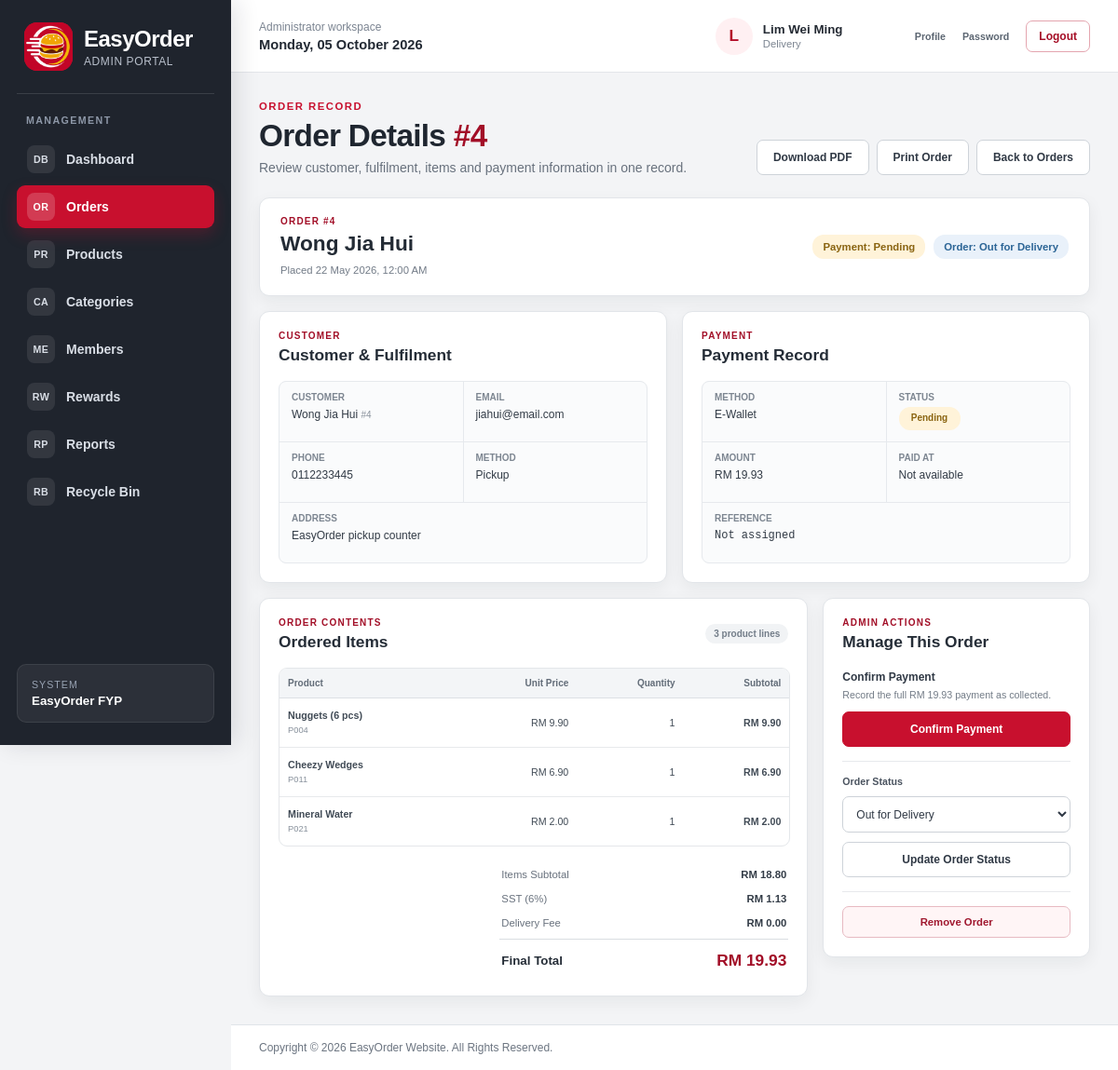
Page /admin_order_details.php?order_id=4 (signed in) on the earlier database version.
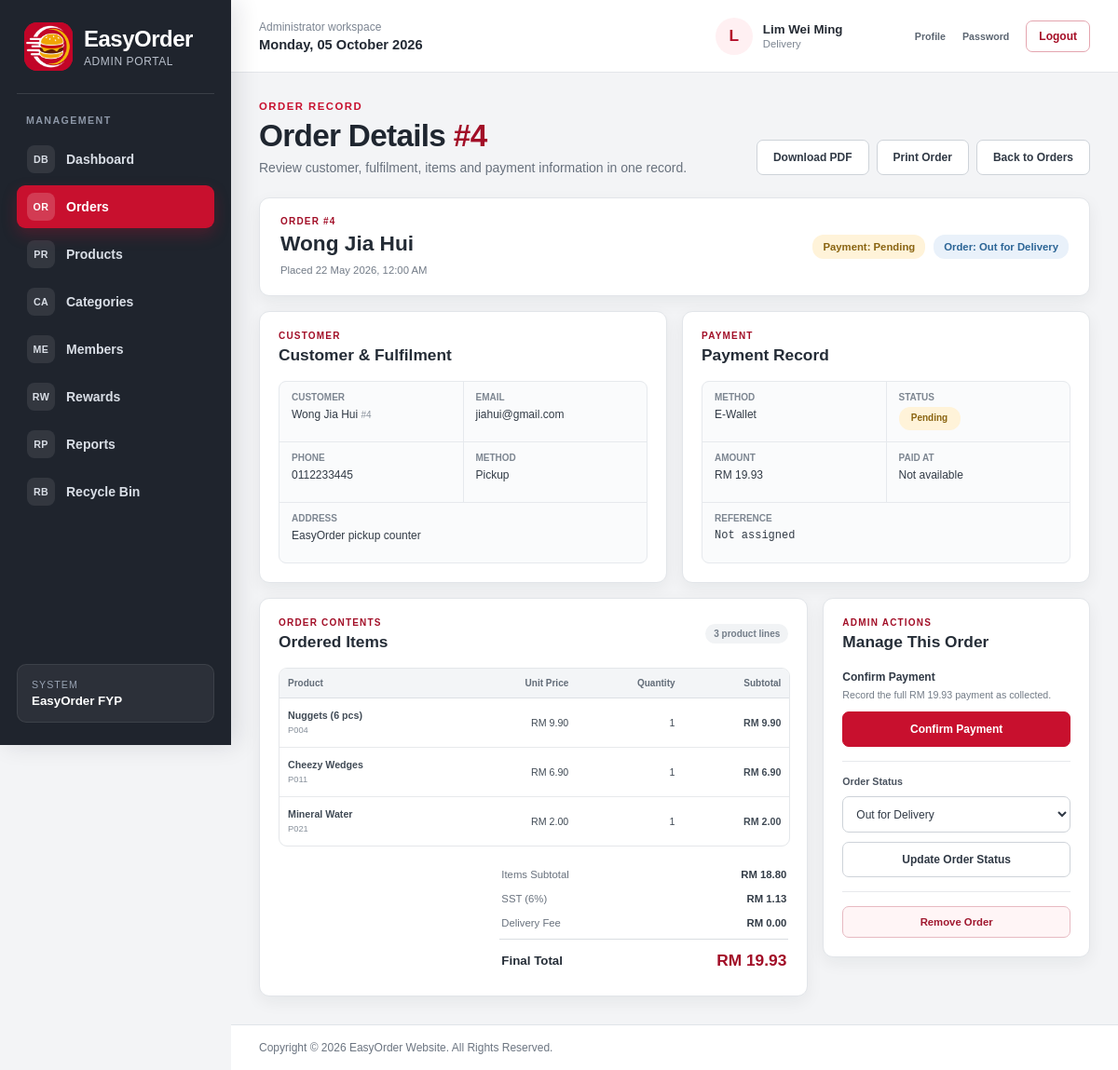
Same page on the later database version.
### tables this page shows
CREATE TABLE `orders` (
  `order_id` int(11) NOT NULL,
  `order_member` int(11) NOT NULL,
  `order_date` datetime NOT NULL,
  `order_total` decimal(7,2) NOT NULL,
  `order_payment` varchar(20) NOT NULL,
  `order_payment_status` varchar(20) NOT NULL DEFAULT 'Pending',
  `order_delivery` varchar(5) NOT NULL,
  `order_address` varchar(255) NOT NULL,
  `order_status` varchar(20) NOT NULL,
  `order_isDelete` int(1) NOT NULL DEFAULT 0
);

CREATE TABLE `member` (
  `member_id` int(11) NOT NULL,
  `member_name` varchar(100) NOT NULL,
  `member_email` varchar(100) NOT NULL,
  `member_password` varchar(255) NOT NULL,
  `member_phone` varchar(15) NOT NULL,
  `member_gender` varchar(10) NOT NULL,
  `member_dob` date NOT NULL,
  `member_address` varchar(140) NOT NULL DEFAULT '',
  `member_state` varchar(30) NOT NULL,
  `member_city` varchar(50) NOT NULL,
  `member_postcode` char(5) NOT NULL,
  `member_points` int(6) NOT NULL DEFAULT 0,
  `member_joindate` date NOT NULL,
  `member_isDelete` int(1) NOT NULL DEFAULT 0
);

### order_pricing_helpers.php (called while the page is built, shortened)
<?php
if(!function_exists("easyorder_money"))
{
	function easyorder_money($amount)
	{
		return round((float)$amount,2);
	}
}
if(!function_exists("easyorder_sst_amount"))
{
	function easyorder_sst_amount($subtotal)
	{
		return easyorder_money(max(0.00,(float)$subtotal)*EASYORDER_SST_RATE);
	}
}
if(!function_exists("easyorder_delivery_amount"))
{
	function easyorder_delivery_amount($delivery_method)
	{
		return in_array((string)$delivery_method,array("Delivery","Yes"),true) ? EASYORDER_DELIVERY_FEE : 0.00;
	}
}
?>

### admin_order_details.php (the view, shortened to what the changed rows need)
<?php
include("dataconnection.php");
require_once("admin_shell.php");
require_once("order_pricing_helpers.php");
function admin_order_details_html($value)
{
	return htmlspecialchars((string)$value,ENT_QUOTES,"ISO-8859-1");
}
function admin_order_details_datetime($value)
{
	if($value===null || $value==="")
	{
		return "Not available";
	}
	$timestamp = strtotime((string)$value);
	return $timestamp===false ? "Not available" : date("d M Y, h:i A",$timestamp);
}
function admin_order_details_status_class($status)
{
	$normalised = strtolower(trim((string)$status));
	if(in_array($normalised,array("preparing","ready for pickup","out for delivery","processing"),true))
	{
		return "status-info";
	}
	return "status-warning";
}
$requested_order_id = filter_var($_GET["order_id"] ?? null,FILTER_VALIDATE_INT,array("options"=>array("min_range"=>1)));
$order_id = $requested_order_id===false ? 0 : (int)$requested_order_id;
$order = null;
$items = array();
$page_error = "";
if($order_id<=0)
{
	$http_status = 404;
	$page_error = "This order is unavailable.";
}
else
{
	$order_sql = "SELECT o.order_id,o.order_date,o.order_total,o.order_payment,o.order_payment_status,o.order_delivery,o.order_address,o.order_status,"
		."m.member_id,m.member_name,m.member_email,m.member_phone,m.member_address,m.member_city,m.member_state,m.member_postcode,"
		."p.payment_reference,p.payment_method AS saved_payment_method,p.payment_amount,p.payment_status AS saved_payment_status,p.payment_paid_at,p.payment_created_at "
		."FROM orders o INNER JOIN member m ON m.member_id=o.order_member "
		."LEFT JOIN payments p ON p.payment_order=o.order_id "
		."WHERE o.order_id=? AND o.order_isDelete=0 LIMIT 1";
	$order_stmt = mysqli_prepare($connect,$order_sql);
	if(!$order_stmt)
	{
		$http_status = 500;
		$page_error = "Order details are temporarily unavailable. Please try again.";
	}
	else
	{
		mysqli_stmt_bind_param($order_stmt,"i",$order_id);
		if(mysqli_stmt_execute($order_stmt))
		{
			$order_result = mysqli_stmt_get_result($order_stmt);
			$order = mysqli_fetch_assoc($order_result) ?: null;
		}
		else
		{
			$http_status = 500;
			$page_error = "Order details are temporarily unavailable. Please try again.";
		}
	}
}
if($order)
{
	$item_stmt = mysqli_prepare($connect,"SELECT item_product,item_name,item_price,item_qty,item_subtotal FROM order_items WHERE item_order=? ORDER BY item_id");
	if($item_stmt)
	{
		mysqli_stmt_bind_param($item_stmt,"i",$order_id);
		if(mysqli_stmt_execute($item_stmt))
		{
			$item_result = mysqli_stmt_get_result($item_stmt);
			while($item = mysqli_fetch_assoc($item_result))
			{
				$items[] = $item;
			}
		}
		else
		{
			$http_status = 500;
			$page_error = "The items for this order are temporarily unavailable.";
		}
	}
	else
	{
		$http_status = 500;
		$page_error = "The items for this order are temporarily unavailable.";
	}
}
$item_subtotal = 0.00;
foreach($items as $item)
{
	$item_subtotal += (float)$item["item_subtotal"];
}
$sst_amount = easyorder_sst_amount($item_subtotal);
$delivery_fee = $order ? easyorder_delivery_amount($order["order_delivery"]) : 0.00;
$payment_status = $order ? (string)($order["saved_payment_status"] ?: $order["order_payment_status"]) : "";
$payment_method = $order ? (string)($order["saved_payment_method"] ?: $order["order_payment"]) : "";
$can_confirm_payment = $order && in_array(strtolower($payment_status),array("pending","unpaid"),true);
?>
<!DOCTYPE html>
<html lang="en">
<head>
<link rel="stylesheet" href="style.css">
<link rel="stylesheet" href="admin_style.css">
</head>
<body class="admin-body">
<section class="admin-page-heading admin-order-detail-heading">
	<div>
		<h1>Order Details<?php if($order) { ?> <span>#<?php echo (int)$order["order_id"]; ?></span><?php } ?></h1>
	</div>
</section>
<?php if($page_error!=="") { ?>
	<section class="admin-order-unavailable">
		<span>!</span><h2>Order Unavailable</h2><p><?php echo admin_order_details_html($page_error); ?></p>
		<a class="admin-primary-button" href="admin_order.php">Return to Orders</a>
	</section>
<?php } else { ?>
<section class="admin-order-detail-hero">
	<div>
		<p>ORDER #<?php echo (int)$order["order_id"]; ?></p>
		<h2><?php echo admin_order_details_html($order["member_name"]); ?></h2>
		<span>Placed <?php echo admin_order_details_html(admin_order_details_datetime($order["order_date"])); ?></span>
	</div>
	<div class="admin-order-detail-statuses">
		<span class="admin-status-badge <?php echo admin_order_details_status_class($payment_status); ?>">Payment: <?php echo admin_order_details_html($payment_status); ?></span>
		<span class="admin-status-badge <?php echo admin_order_details_status_class($order["order_status"]); ?>">Order: <?php echo admin_order_details_html($order["order_status"]); ?></span>
	</div>
</section>
<div class="admin-order-detail-grid">
	<section class="admin-detail-card">
		<header><p>CUSTOMER</p><h2>Customer &amp; Fulfilment</h2></header>
		<dl class="admin-detail-list">
			<div><dt>Customer</dt><dd><?php echo admin_order_details_html($order["member_name"]); ?> <small>#<?php echo (int)$order["member_id"]; ?></small></dd></div>
			<div><dt>Email</dt><dd><?php echo admin_order_details_html($order["member_email"]); ?></dd></div>
			<div><dt>Phone</dt><dd><?php echo admin_order_details_html($order["member_phone"]); ?></dd></div>
			<div><dt>Method</dt><dd><?php echo $order["order_delivery"]==="Yes" ? "Delivery" : "Pickup"; ?></dd></div>
			<div class="wide"><dt>Address</dt><dd><?php echo $order["order_delivery"]==="Yes" ? admin_order_details_html($order["order_address"]) : "EasyOrder pickup counter"; ?></dd></div>
		</dl>
	</section>
	<section class="admin-detail-card">
		<header><p>PAYMENT</p><h2>Payment Record</h2></header>
		<dl class="admin-detail-list">
			<div><dt>Method</dt><dd><?php echo admin_order_details_html($payment_method); ?></dd></div>
			<div><dt>Status</dt><dd><span class="admin-status-badge <?php echo admin_order_details_status_class($payment_status); ?>"><?php echo admin_order_details_html($payment_status); ?></span></dd></div>
			<div><dt>Amount</dt><dd>RM <?php echo number_format((float)($order["payment_amount"] ?: $order["order_total"]),2); ?></dd></div>
			<div><dt>Paid At</dt><dd><?php echo admin_order_details_html(admin_order_details_datetime($order["payment_paid_at"])); ?></dd></div>
			<div class="wide"><dt>Reference</dt><dd class="admin-payment-reference"><?php echo $order["payment_reference"] ? admin_order_details_html($order["payment_reference"]) : "Not assigned"; ?></dd></div>
		</dl>
	</section>
	<section class="admin-detail-card admin-detail-items-card">
		<header><p>ORDER CONTENTS</p><h2>Ordered Items</h2><span><?php echo count($items); ?> product line<?php echo count($items)===1 ? "" : "s"; ?></span></header>
		<div class="admin-table-wrap">
			<table class="admin-detail-items-table">
				<thead><tr><th>Product</th><th>Unit Price</th><th>Quantity</th><th>Subtotal</th></tr></thead>
				<tbody>
				<?php foreach($items as $item) { ?>
				<tr>
					<td><strong><?php echo admin_order_details_html($item["item_name"]); ?></strong><small><?php echo admin_order_details_html($item["item_product"]); ?></small></td>
					<td>RM <?php echo number_format((float)$item["item_price"],2); ?></td>
					<td><?php echo (int)$item["item_qty"]; ?></td>
					<td><strong>RM <?php echo number_format((float)$item["item_subtotal"],2); ?></strong></td>
				</tr>
				<?php } ?>
				</tbody>
			</table>
		</div>
		<div class="admin-order-totals">
			<div><span>Items Subtotal</span><strong>RM <?php echo number_format($item_subtotal,2); ?></strong></div>
			<div><span>SST (6%)</span><strong>RM <?php echo number_format($sst_amount,2); ?></strong></div>
			<div><span>Delivery Fee</span><strong>RM <?php echo number_format($delivery_fee,2); ?></strong></div>
			<div class="total"><span>Final Total</span><strong>RM <?php echo number_format((float)$order["order_total"],2); ?></strong></div>
		</div>
	</section>
	<aside class="admin-detail-card admin-order-action-card">
		<header><p>ADMIN ACTIONS</p><h2>Manage This Order</h2></header>
		<?php if($can_confirm_payment) { ?>
		<form method="post" action="admin_order.php" class="admin-order-action-form" onsubmit="return confirm('Confirm payment for Order #<?php echo (int)$order["order_id"]; ?>?')">
			<div><strong>Confirm Payment</strong><p>Record the full RM <?php echo number_format((float)$order["order_total"],2); ?> payment as collected.</p></div>
			<button type="submit" class="admin-primary-button">Confirm Payment</button>
		</form>
		<?php } else { ?>
		<div class="admin-action-complete"><span>&#10003;</span><div><strong>Payment recorded</strong><p>No payment confirmation is required.</p></div></div>
		<?php } ?>
		<form method="post" action="admin_order.php" class="admin-order-action-form">
			<label for="detail-order-status">Order Status</label>
			<select id="detail-order-status" name="order_status" required>
				<?php foreach(array("Preparing","Ready for Pickup","Picked Up","Out for Delivery","Delivered","Completed") as $status) { ?><option value="<?php echo admin_order_details_html($status); ?>"<?php echo $order["order_status"]===$status ? " selected" : ""; ?>><?php echo admin_order_details_html($status); ?></option><?php } ?>
			</select>
			<button type="submit" class="admin-secondary-button">Update Order Status</button>
		</form>
		<form method="post" action="admin_order.php" class="admin-order-delete-form" onsubmit="return confirm('Remove Order #<?php echo (int)$order["order_id"]; ?> from the administrator list?')">
			<button type="submit">Remove Order</button>
		</form>
	</aside>
</div>
<?php } ?>
</body>
</html>

Differences in the rows shown:
changed through a linked row, orders "E-Wallet": order_member.member_email "jiahui@email.com" → "jiahui@gmail.com"
